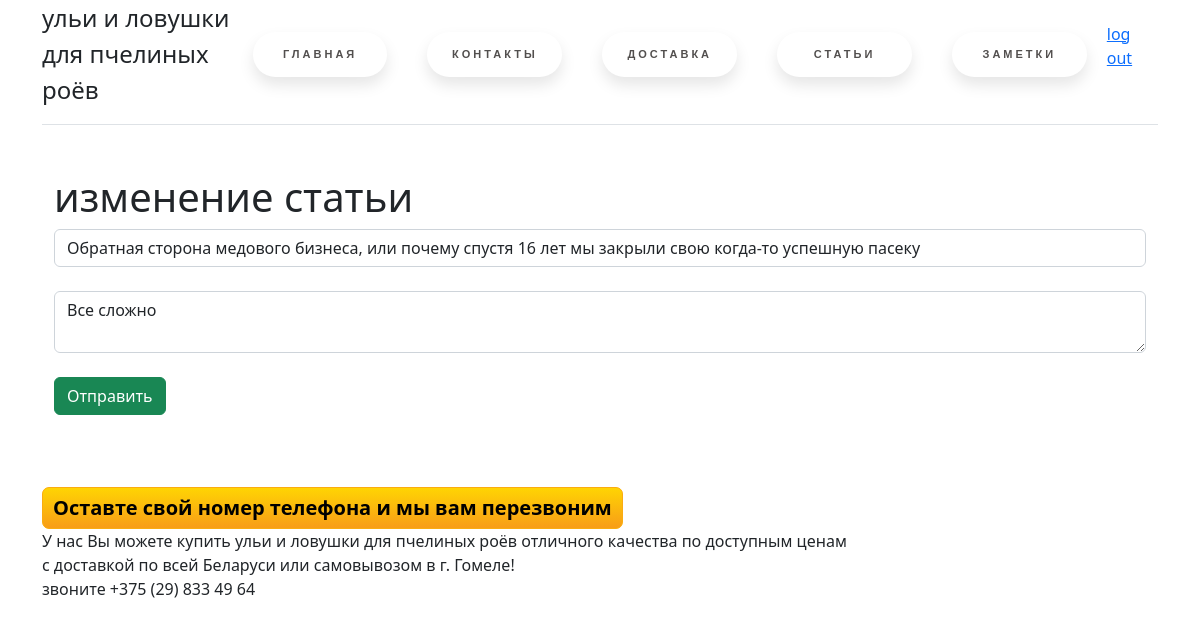
Before: /posts/1/update (signed in) with the older database file.
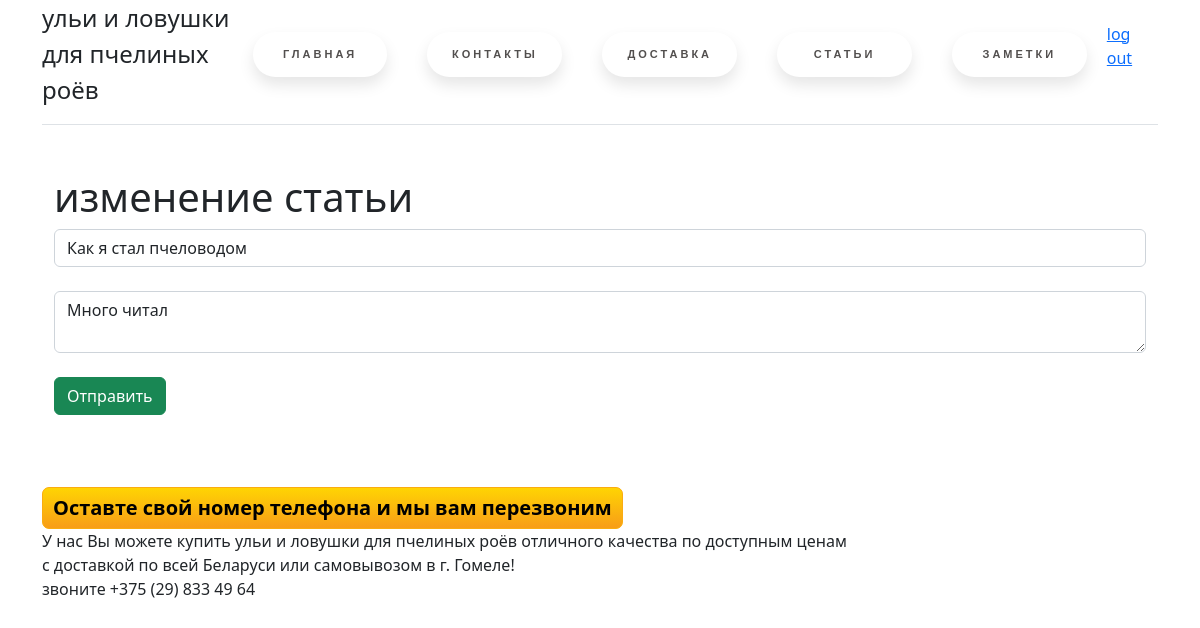
After: the same page with the newer database file.
### app.py (models this page shows, shortened)
class Article(db.Model):
    id = db.Column(db.Integer, primary_key=True)
    title = db.Column(db.String(100), nullable=False)
    text = db.Column(db.Text, nullable=False)
    date = db.Column(db.DateTime, default=datetime.utcnow)

### app.py (the view)
@app.route('/posts/<int:id>/update', methods=['POST', 'GET'])
def post_update(id):
    if not session.get('logged_in'):
        article_detail = Article.query.get(id)
        flash('Редактировать заметки может только администратор!')
        return render_template('post_detail.html', article_detail=article_detail)
    article_detail = Article.query.get(id)
    if request.method == 'POST':
        article_detail.title = request.form['title']
        article_detail.text = request.form['text']
        try:
            db.session.commit()
            return redirect('/posts')
        except:
            return 'При редактировании заметки произошла ошибка'
    else:
        article_detail = Article.query.get(id)
        return render_template('post_update.html', article_detail=article_detail)

### templates/post_update.html (shortened to what this page needs)
{% extends 'base.html' %}
{% block body %}
<div class="container mt-5">
    <h1>изменение статьи</h1>
    <form method="post">
        <input type="text" name="title" id="title" class="form-control" value="{{ article_detail.title }}"><br>
        <textarea name="text" id="text" class="form-control" >{{ article_detail.text }}</textarea><br>
        <input type="submit" class="btn btn-success" value="Отправить">
    </form>
</div>
{% endblock %}

Changed rows visible on the page:
changed Article: title "Обратная сторона медового бизнеса, или почему спустя 16 лет мы закрыли свою когда-то успешную пасеку" → "Как я стал пчеловодом"; text "Все сложно" → "Много читал"
